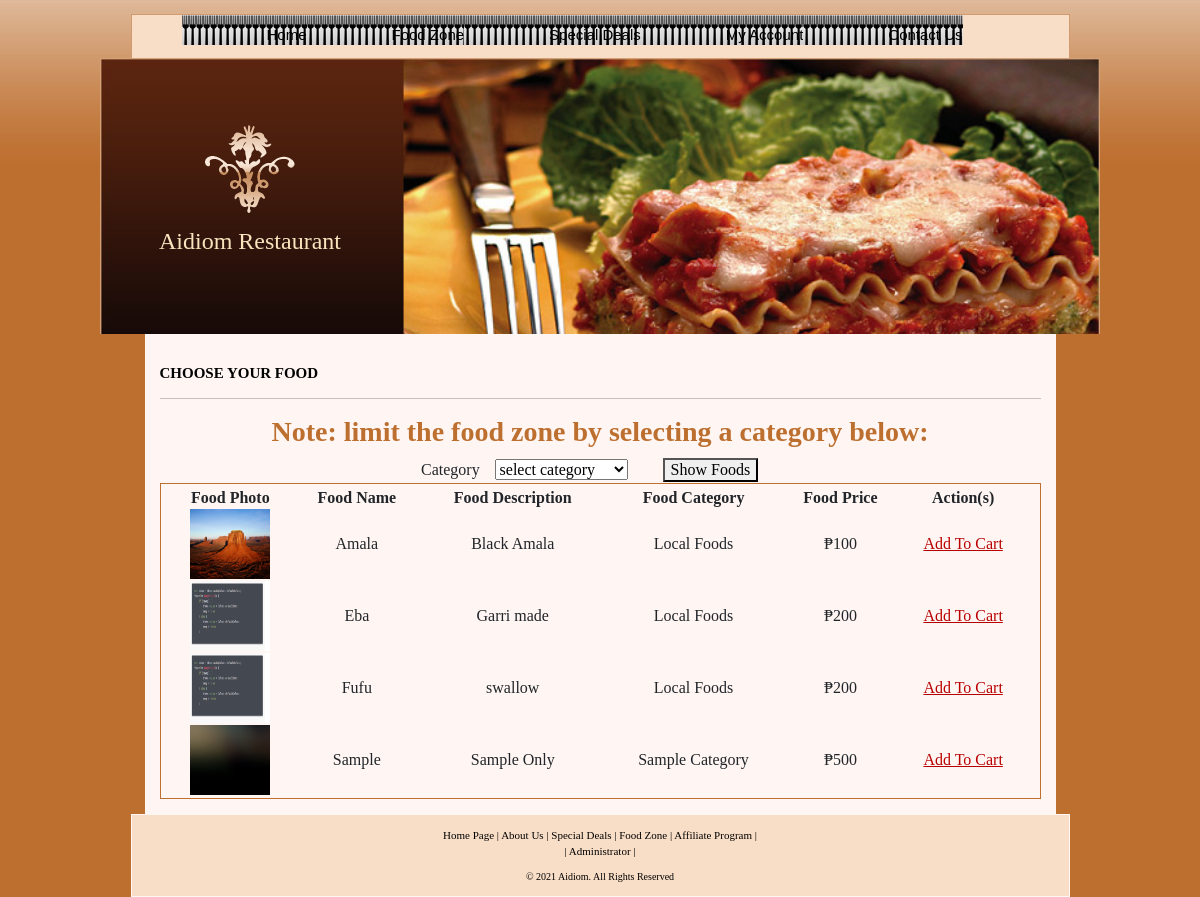
Page /foodzone.php on the committed database.
### tables this page shows
CREATE TABLE `food_details` (
  `food_id` int(15) NOT NULL,
  `food_name` varchar(45) NOT NULL,
  `food_description` text NOT NULL,
  `food_price` float NOT NULL,
  `food_photo` text NOT NULL,
  `food_category` int(15) NOT NULL
);

CREATE TABLE `categories` (
  `category_id` int(15) NOT NULL,
  `category_name` varchar(45) NOT NULL
);

CREATE TABLE `currencies` (
  `currency_id` int(5) NOT NULL,
  `currency_symbol` varchar(15) NOT NULL,
  `flag` int(1) NOT NULL
);

### foodzone.php (the view, shortened to what this page needs)
<?php require_once 'includes/connection.php'; ?>
<?php
$result = mysqli_query($conn, "SELECT * FROM food_details,categories WHERE food_details.food_category=categories.category_id ")
  or die("A problem has occured ... \n" . "Our team is working on it at the moment ... \n" . "Please check back after few hours.");
?>
<?php
$flag_1 = 1;
$currencies = mysqli_query($conn, "SELECT * FROM currencies WHERE flag='$flag_1'")
  or die("A problem has occured ... \n" . "Our team is working on it at the moment ... \n" . "Please check back after few hours.");
?>
<!DOCTYPE HTML PUBLIC "-//W3C//DTD HTML 4.01 Transitional//EN">
<html>
<head>
  <?php $pageTitle='Foods';
  include 'page_title_scripts/title_style_scripts.php'
  ?>
</head>
<body>
  <div id="page">
    <?php include 'navheaders/user_nav_header.php' ?>
    <div id="center">
      <h1>CHOOSE YOUR FOOD</h1>
      <hr>
      <h3>Note: limit the food zone by selecting a category below:</h3>
      <form name="categoryForm" id="categoryForm" method="post" action="foodzone.php" onsubmit="return categoriesValidate(this)">
        <table width="360" align="center">
          <tr>
            <td>Category</td>
            <td width="168">
              <select name="category" id="category">
                  <option value="select"><span class="">select category</span>
                </select>
              </td>
            <td><button type="submit" name="Submit" class="" >Show Foods</button></td>
          </tr>
        </table>
      </form>
      <div style="border:#bd6f2f solid 1px;padding:4px 6px 2px 6px">
        <table width="860" height="auto" style="text-align:center;">
          <tr>
            <th>Food Photo</th>
            <th>Food Name</th>
            <th>Food Description</th>
            <th>Food Category</th>
            <th>Food Price</th>
            <th>Action(s)</th>
          </tr>
          <?php $count = mysqli_num_rows($result);
             if (isset($_POST['Submit']) && $count < 1) { echo "<html><script language='JavaScript'>
              alert('There are no foods under the selected category at the moment. Please check back later.')</script></html>";}
              else {
            $symbol = mysqli_fetch_assoc($currencies);
            if (isset($id) && $id == 0)
              $lt = "special";
            else
              $lt = "food";
            while ($row = mysqli_fetch_assoc($result)) {
              echo "<tr>";
              echo '<td><a href=images/' . $row[$lt . '_photo'] . ' alt="click to view full image" target="_blank"><img src=images/' . $row[$lt . '_photo'] . ' width="80" height="70"></a></td>';
              echo "<td>" . $row[$lt . '_name'] . "</td>";
              echo "<td>" . $row[$lt . '_description'] . "</td>";
              echo "<td>" . ($lt == 'food' ? $row['category_name'] : 'SPECIAL DEALS') . "</td>";
              echo "<td>" . $symbol['currency_symbol'] . "" . $row[$lt . '_price'] . "</td>";
              echo '<td><a href="cart-exec.php?id=' . $row[$lt . '_id'] . '&lt=' . $lt . '">Add To Cart</a></td>';
              echo "</tr>";
            }
          }
          ?>
        </table>
      </div>
    </div>
    <?php include 'footer.php'; ?>
  </div>
</body>
</html>

### stylesheets/user_styles.css (style rules this page uses)
html,body { margin:0; padding:0; background:#bd6f2f url(../images/base-bg.gif) repeat-x top; width:100%;height:100%; font-family:tahoma; }
a img { border:0; }
a { color: #B80000; text-decoration: underline; }
form { margin:0; padding:0; }
h1 { font-weight: bold; color: #000000; margin: 0px; font-size:15px; text-transform:uppercase; margin: 15px 0 8px 0; }
h3 { font-weight:bold; text-align:center; color:#bd6f2f; }
#page { width:1000px; margin:0 auto; padding-top:14px; }
#center { width:911px; margin:0 auto; background:#fff6f3; padding:15px; font-size:12px; text-align:justify; }

### rows in the picture
food_details: food_photo (picture), food_name "Amala", food_description "Black Amala", categories.category_name "Local Foods", food_price "100"
currencies: currency_symbol "₱"
food_details: food_photo (picture), food_name "Eba", food_description "Garri made", categories.category_name "Local Foods", food_price "200"
food_details: food_photo (picture), food_name "Fufu", food_description "swallow", categories.category_name "Local Foods", food_price "200"
food_details: food_photo (picture), food_name "Sample", food_description "Sample Only", categories.category_name "Sample Category", food_price "500"

### other values in the picture
APP_NAME "Aidiom"
